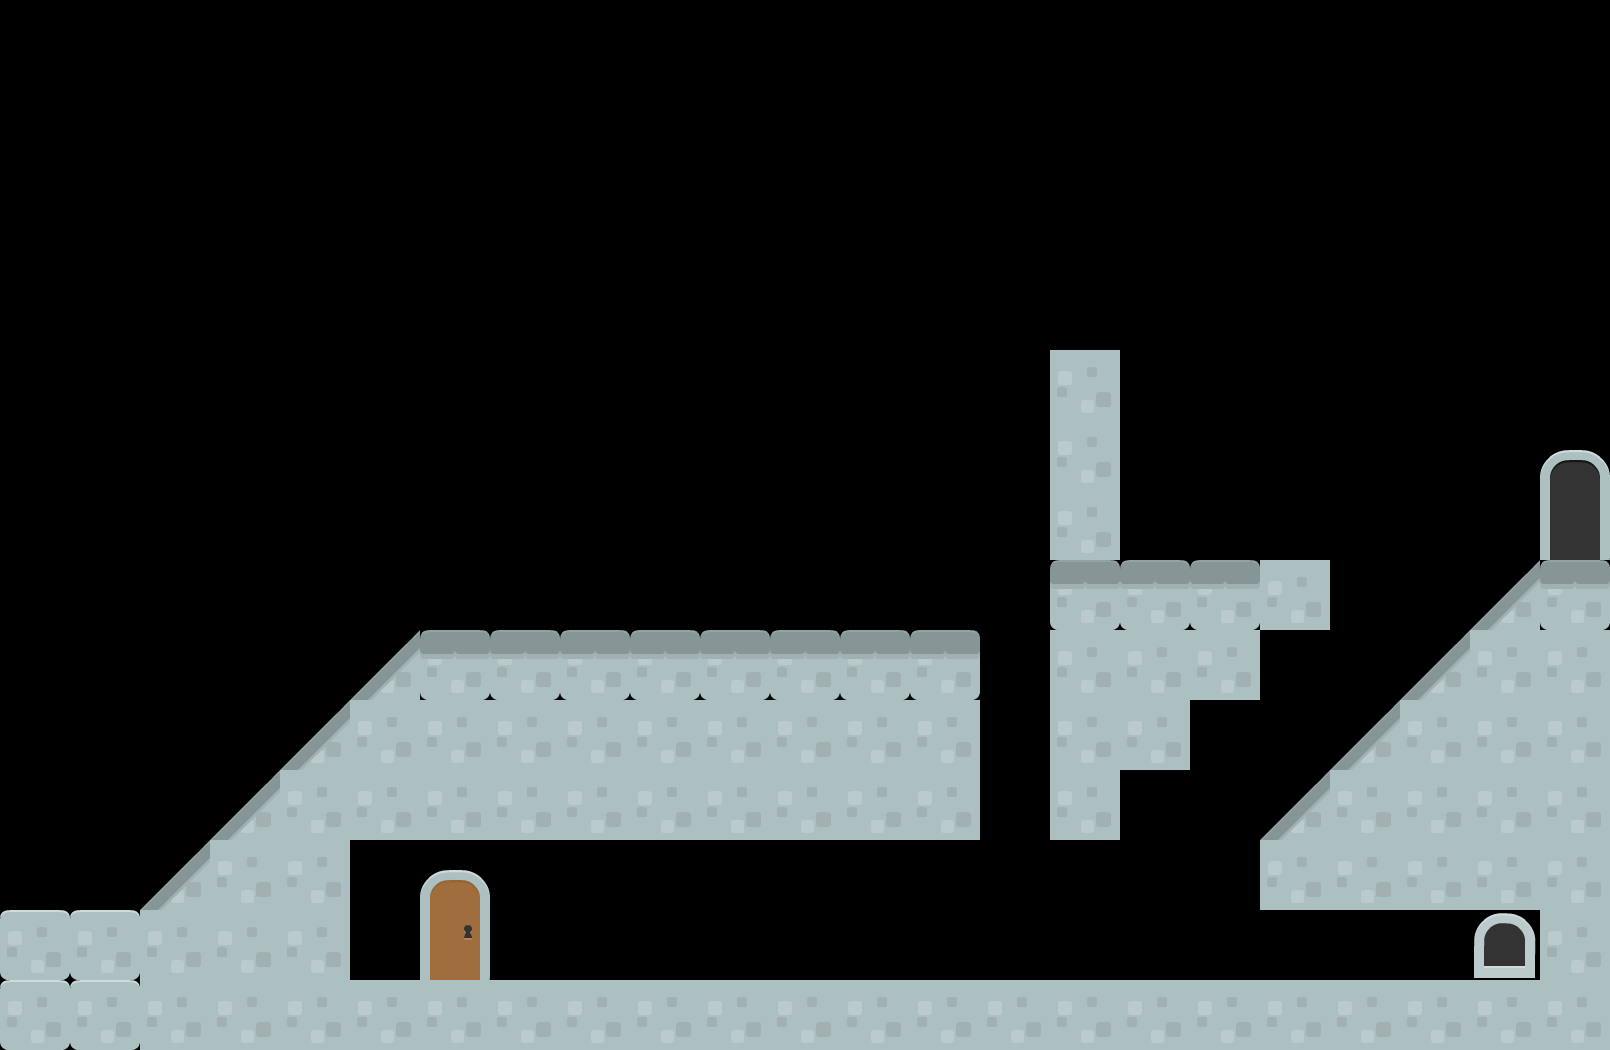

A level layout from a 2D game, rendered from its tile map. Below: a short description, then the map file with tile-grid data replaced by summaries:
An orthogonal 23x15 tile map with 70x70 px tiles, 1 tile layer (background), 2 tilesets.

<map version="1.0" orientation="orthogonal" renderorder="right-down" width="23" height="15" tilewidth="70" tileheight="70">
 <tileset firstgid="1" name="background-tiles" tilewidth="70" tileheight="70">
  <image source="../img/background-tiles.png" width="910" height="910" />
 </tileset>
 <tileset firstgid="170" name="meta-tiles" tilewidth="70" tileheight="70">
  <image source="../img/meta-tiles.png" width="350" height="70" />
 </tileset>
 <layer name="background" width="23" height="15">
  <data>[345 cells, 99 non-empty, 9 distinct tile ids]</data>
 </layer>
</map>
